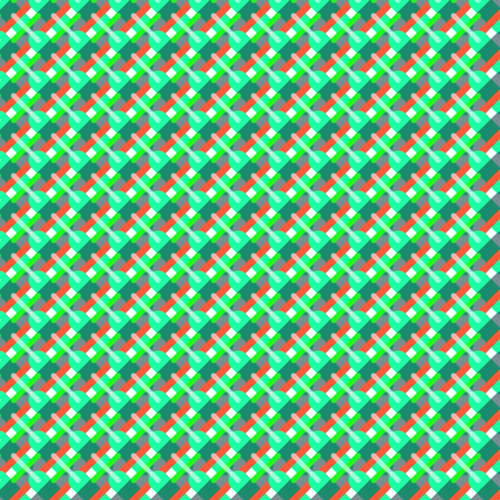
Frame 1 (no input)
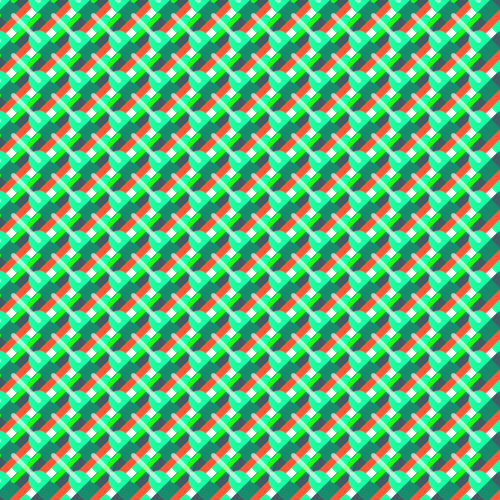
Frame 2 (the mouse pressed at the canvas centre, redrawn once)

The Processing sketch that drew these frames (run headless with seeded random() and noise(); the mouse was pressed at the canvas centre and the sketch redrawn once):

// Processing sketch: processing_90157
// ── processing_90157.pde

void setup () {
  //choisir la taille
  size(500, 500);
  //fond blanc
  background(255);
  //lisser
  smooth();
}

//décliner des traits sur une longueur
void draw()
{
  noFill();
  for (int posx =-2; posx<width; posx = posx+40)
  {
    for (int posY=0; posY<height; posY = posY+40)
    {
      //trait vert/bleu
      strokeWeight(20);
      stroke(25,460,164);
      line(posx,posY,posx+25,posY+25);
      //traits gris
      stroke(25,60,69,150);
      line(posx,posY+25,posx+25,posY);
      stroke(25,380,24);
      //trait vers "fluo"
      strokeWeight(5);
      color(0);
      line(posx,posY-25,posx-25,posY);
      //traits orange
      strokeWeight(7);
      stroke(398,89,56);
      line(posx+35,posY,posx,posY+35);
      //trait blanc transparent
      strokeWeight(5);
      stroke(255,150);
      line(posx,posY,posx-25,posY-25);
    }
  }
  noLoop();
}
